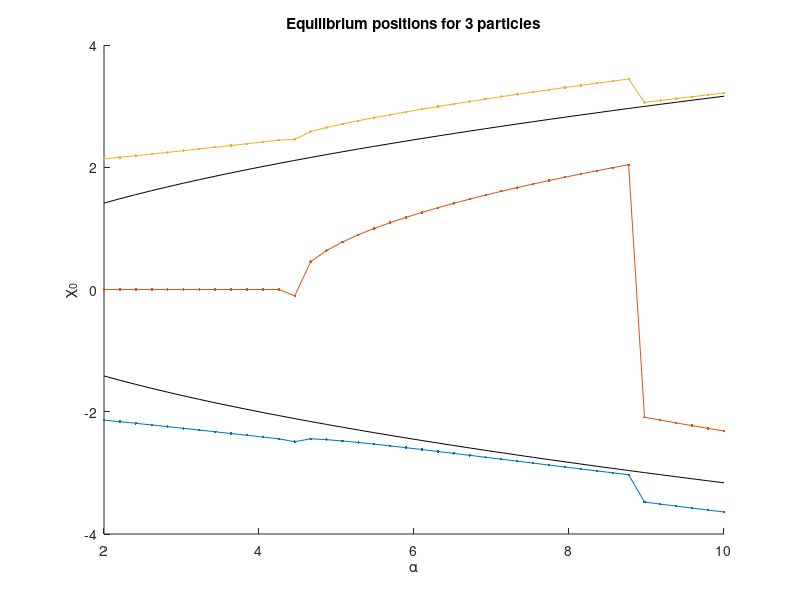

The MATLAB script that drew this image: (Note: this script raises an error after producing the figure.)
clc
clear all

disp('3 particle tunneling splitting calculation.')
tic
%% 3 particle Equilibrium positions

Na      = 40;
alpha   = linspace(2, 10, Na);
eta     = 20;
Eq_Pos  = [];
Beta    = 0.001;

Eq_pos_3 = [];

for i = 1:Na
    a = alpha(i);
    Potential = @(x) 0.25 * (x(1)^2 - a)^2 + 0.25 * (x(2)^2 - a)^2 + 0.25 * (x(3)^2 - a)^2 + eta/abs(x(1) - x(2)) + eta/abs(x(1) - x(3)) + eta/abs(x(2) - x(3));
    % options = optimset('Display','iter','PlotFcns',@optimplotfval, 'TolFun', 1e-8, 'TolX', 1e-8);
   options = optimset('TolFun', 1e-12, 'TolX', 1e-12, 'MaxFunEvals', 10^6, 'MaxIter', 10^6);
    x_start = [-sqrt(a)-1 -sqrt(a)+1 sqrt(a)];
    [x0, fval0] = fminsearch(Potential, x_start, options);
    Eq_pos_3(i, :) = x0;
    FuncVal(i) = fval0;
end

disp('Done with 3 particles')

figure(1)
clf(figure(1))
hold on
title('Equilibrium positions for 3 particles')
xlabel('\alpha')
ylabel('\chi_0')
plot(alpha, Eq_pos_3(:, 1), '.-', 'DisplayName', '1st particle')
plot(alpha, Eq_pos_3(:, 2), '.-', 'DisplayName', '2nd particle')
plot(alpha, Eq_pos_3(:, 3), '.-', 'DisplayName', '3rd particle')
plot(alpha, sqrt(alpha), 'k')
plot(alpha, -sqrt(alpha), 'k')
yline(0)
legend
hold off


figure(2)
clf(figure(2))
hold on
title('Value of the minima of the function')
xlabel('\alpha')
ylabel('Fvals')
plot(alpha, FuncVal,                  'DisplayName', 'Function value')
% plot(alpha, (Eq_pos - sqrt(alpha)))
set(gca, 'Yscale', 'log')
yline(min(FuncVal))
hold off

%%
Nx1 = 20;
Nx2 = 50;
Nx3 = 20;

XMin1    = -5;
XMax1    = 0;
XMin2    = -5;
XMax2    = 5;
XMin3    = 0;
XMax3    = 5;

x1 = linspace(XMin1, XMax1, Nx1);
x2 = linspace(XMin2, XMax2, Nx2);
x3 = linspace(XMin3, XMax3, Nx3);
dx1 = x1(2) - x1(1);
dx2 = x2(2) - x2(1);
dx3 = x3(2) - x3(1);

K1 = -1/(2 * dx1^2);
K2 = -1/(2 * dx2^2);
K3 = -1/(2 * dx3^2);

for i = 1:Nx1
    if i == 1
        KineticMtx1(i, i)        = -2 * K1;
    else
        KineticMtx1(i - 1, i)    = 1 * K1;
        KineticMtx1(i, i - 1)    = 1 * K1;
    end
end

for i = 1:Nx2
    if i == 1
        KineticMtx2(i, i)        = -2 * K2;
    else
        KineticMtx2(i - 1, i)    = 1 * K2;
        KineticMtx2(i, i - 1)    = 1 * K2;
    end
end

for i = 1:Nx3
    if i == 1
        KineticMtx3(i, i)        = -2 * K3;
    else
        KineticMtx3(i - 1, i)    = 1 * K3;
        KineticMtx3(i, i - 1)    = 1 * K3;
    end
end
KineticMtx1 = sparse(KineticMtx1);
KineticMtx2 = sparse(KineticMtx2);
KineticMtx3 = sparse(KineticMtx3);

K1      = kron(kron(KineticMtx1, speye(Nx2)), speye(Nx3));
K2      = kron(speye(Nx1), kron(KineticMtx2, speye(Nx3)));
K3      = kron(speye(Nx1), kron(speye(Nx2), KineticMtx3));
KineticMtx = K1 + K2 + K3;

for i = 1:length(alpha)
    PotentialMtx1 = sparse(zeros(Nx1));
    PotentialMtx2 = sparse(zeros(Nx2));
    PotentialMtx3 = sparse(zeros(Nx3));
    
    U1 = 0.25 * (x1.^2 - alpha(i)).^2;
    U2 = 0.25 * (x2.^2 - alpha(i)).^2;
    U3 = 0.25 * (x3.^2 - alpha(i)).^2;
    PotentialMtx1 = sparse(diag(U1));
    PotentialMtx2 = sparse(diag(U2));
    PotentialMtx3 = sparse(diag(U3));
    
    U1 = kron(kron(PotentialMtx1, speye(Nx2)), speye(Nx3));
    U2 = kron(speye(Nx1), kron(PotentialMtx2, speye(Nx3)));
    U3 = kron(kron(speye(Nx1), speye(Nx2)), PotentialMtx3);
    PotentialMtx = U1 + U2 + U3;
    
    Hamiltonian = KineticMtx + PotentialMtx;
    
    X_matrix1    = sparse(diag(x1));
    X_matrix2    = sparse(diag(x2));
    X_matrix3    = sparse(diag(x3));
    X1          = kron(X_matrix1, kron(speye(Nx2), speye(Nx3)));
    X2          = kron(speye(Nx1), kron(X_matrix2, speye(Nx3)));
    X3          = kron(kron(speye(Nx1), speye(Nx2)), X_matrix3);
    
    X12 = diag(X1) - diag(X2);
    X13 = diag(X1) - diag(X3);
    X23 = diag(X2) - diag(X3);

    InteractionMtx = eta ./ sqrt(X12.^2 + Beta^2) + eta ./ sqrt(X13.^2 + Beta^2) + eta ./ sqrt(X23.^2 + Beta^2);
    InteractionMtx = sparse(1:(Nx1 * Nx2 * Nx3), 1:(Nx1 * Nx2 * Nx3), InteractionMtx);
    
    Hamiltonian = Hamiltonian + InteractionMtx;
    
    Hamiltonian = (Hamiltonian + Hamiltonian') * 0.5;
    
    Temp_Proj = zeros((Nx1 * Nx2 * Nx3), 3);
    
    k = 1;
    for j = 1:(Nx1 * Nx2 * Nx3)
        if (X12(j) < -eps) && (X23(j) < -eps)
            Temp_Proj(k, :) = [k, j, 1];
            k = k + 1;
        end
    end

    Temp_Proj = Temp_Proj(1:(k-1), :);
    Projector = sparse(Temp_Proj(:, 1), Temp_Proj(:, 2), Temp_Proj(:, 3), k - 1, (Nx1 * Nx2 * Nx3));

    Hamiltonian = Projector * Hamiltonian * Projector';

    [Psi, E]    = eigs(Hamiltonian, 2, 'sa');
    Spectrum    = diag(E);
    dE(i)       = Spectrum(2) - Spectrum(1);
end
%%
toc
figure(3)
clf(figure(3))
hold on
plot(alpha, dE)
set(gca, 'Yscale', 'log')
hold off





